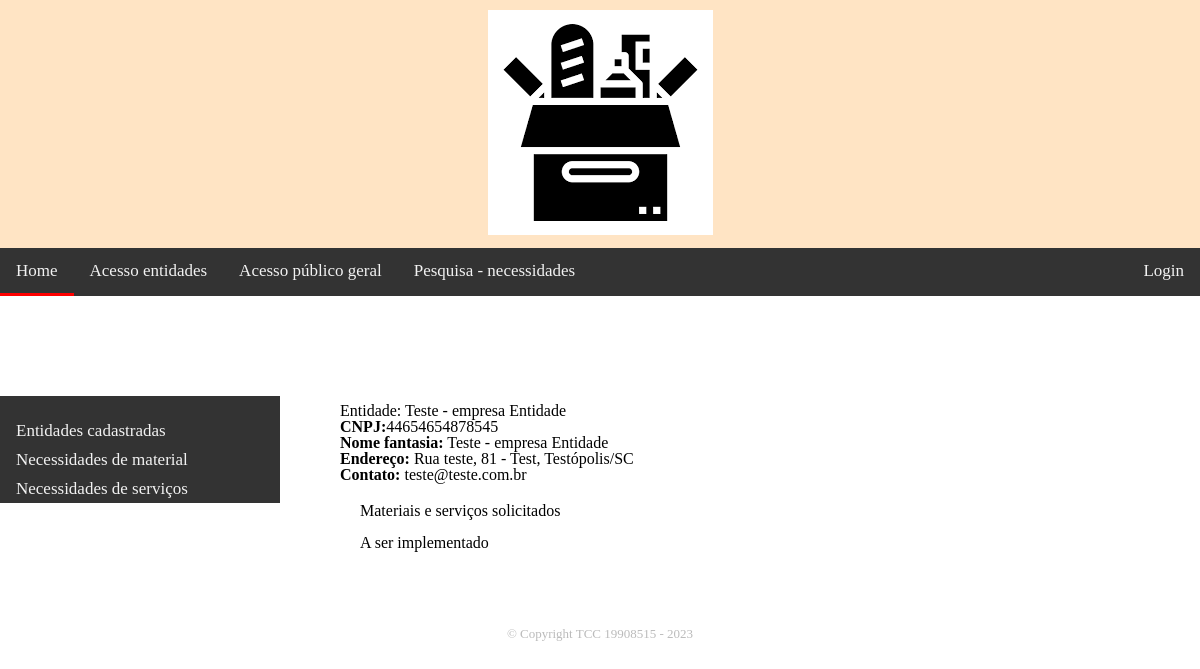
The app's page /appdoacoes/entidades/44654654878545 with its own data.
### appdoacoes/models.py (models this page shows, shortened)
class EmpresaEntidade(models.Model):
    cnpj = models.CharField(primary_key=True, max_length=14)
    nome_fantasia = models.CharField(max_length=100)
    endereco = models.ForeignKey('Endereco', on_delete=models.CASCADE)
    email = models.EmailField(null=True)

class Endereco(models.Model):
    logradouro = models.CharField(max_length=100)
    numero = models.CharField(max_length=10)
    bairro = models.CharField(max_length=50)
    cidade = models.CharField(max_length=50)
    estado = models.CharField(max_length=2)
    def __str__(self):
        return f'{self.logradouro}, {self.numero} - {self.bairro}, {self.cidade}/{self.estado}'

### appdoacoes/views.py (the view)
# urls.py: path('entidades/<str:pk>',views.EmpresaEntidadeDetailView.as_view(),name='empresaentidade-detail'),
class EmpresaEntidadeDetailView(generic.DetailView):
    model = EmpresaEntidade
    template_name = 'empresaentidade_detail.html'
    context_object_name = 'empresaentidade'

### appdoacoes/templates/empresaentidade_detail.html
{% extends "base_generica.html" %}
{% block content %}
    <h1>Entidade: {{ empresaentidade.nome_fantasia }}</h1>
    <p><strong>CNPJ:</strong>{{ empresaentidade.cnpj }}</p>
    <p><strong>Nome fantasia:</strong> {{ empresaentidade.nome_fantasia }}</p>
    <p><strong>Endereço:</strong> {{ empresaentidade.endereco }}</p>
    <p><strong>Contato:</strong> {{ empresaentidade.email }}</p>
    <div style="margin-left:20px;margin-top:20px">
      <h4>Materiais e serviços solicitados</h4>
        <br>
        <p>A ser implementado</p>
        <br>
    </div>
{% endblock %}

### records on screen
EmpresaEntidade: nome_fantasia "Teste - empresa Entidade", cnpj "44654654878545", endereco "Rua teste, 81 - Test, Testópolis/SC", email "teste@teste.com.br"
